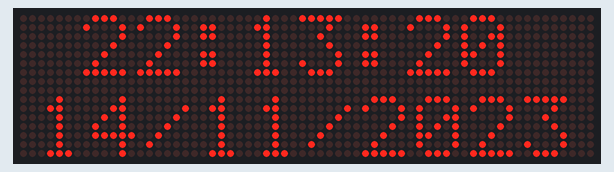
This sketch was run on a simulated Arduino Uno, built with avr-gcc and run on an emulated ATmega328P. Parts: 64×16 LED matrix. The local clock reads 2024-03-15 10:24:30 at power-on unless the sketch sets it.

Above: at 0.1 s.
At 4.1 s:
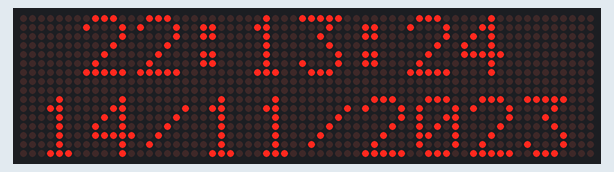
At 9.1 s:
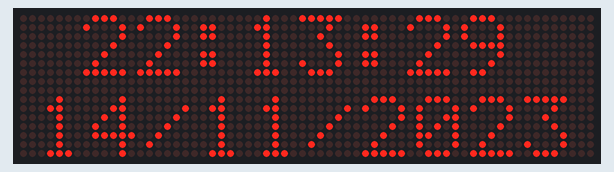
At 19.1 s:
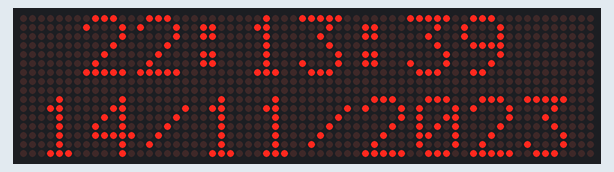
At 28.1 s:
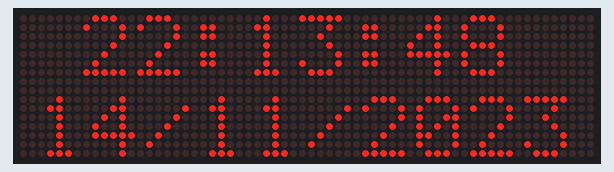
At 38.1 s:
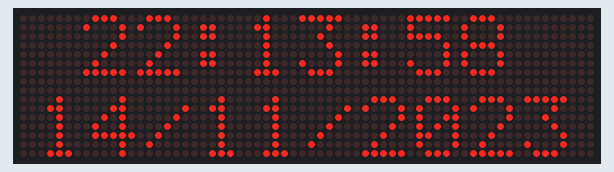

The sketch:

_300lvl_Clock_1.ino
```cpp
/*******************
 * RTC_SDA=A4, RTC_SCL=a5
 */
#include <DMD2.h>
#include <fonts/SystemFont5x7.h>
#include <RTClib.h>

#define Length 2
#define Width 1

SoftDMD dmd ( Length , Width ) ;  // Length x WIDTH

 RTC_DS1307 rtc ;

 int Year, Month, Date, Hour, Minute, Second ;

 char dmdBuff [ 10 ] ;

 void setup ( ) {

  // DMD setup
  dmd.setBrightness ( 255 ) ;
  dmd.selectFont ( SystemFont5x7 ) ;
  dmd.begin ( ) ;
  dmd.clearScreen ( ) ;

  rtc.begin ( ) ;

  // Set RTC according to Laptop / PC
  rtc.adjust ( DateTime ( F ( __DATE__ ) , F ( __TIME__ ) ) ) ;
  // January 21, 2014 at 3am you would call:
   //rtc.adjust (DateTime (2019, 7, 23, 16, 20, 00));
 }

 void showTime () {
  // Program displays Clock
  DateTime now = rtc.now () ;
  Year = now.year ();
  Month = now.month ();
  Date = now.day ();
  Hour = now.hour ();
  Minute = now.minute ();
  Second = now.second ();

  sprintf ( dmdBuff , "%2d:%2d:%2d" , Hour , Minute , Second ) ;
  dmd.drawString ( 7 , 0 , dmdBuff ) ;
  sprintf ( dmdBuff , "%2d/%2d/%4d" , Date , Month , Year ) ;
  dmd.drawString ( 2 , 9 , dmdBuff ) ;
  //dmd.marqueeScrollX(1);
 }

 void loop ( )
 {
  showTime();
 }
```

Measured:
- what the display in image 1 shows lasts 1.0 s, from 4.0 s to 5.0 s
